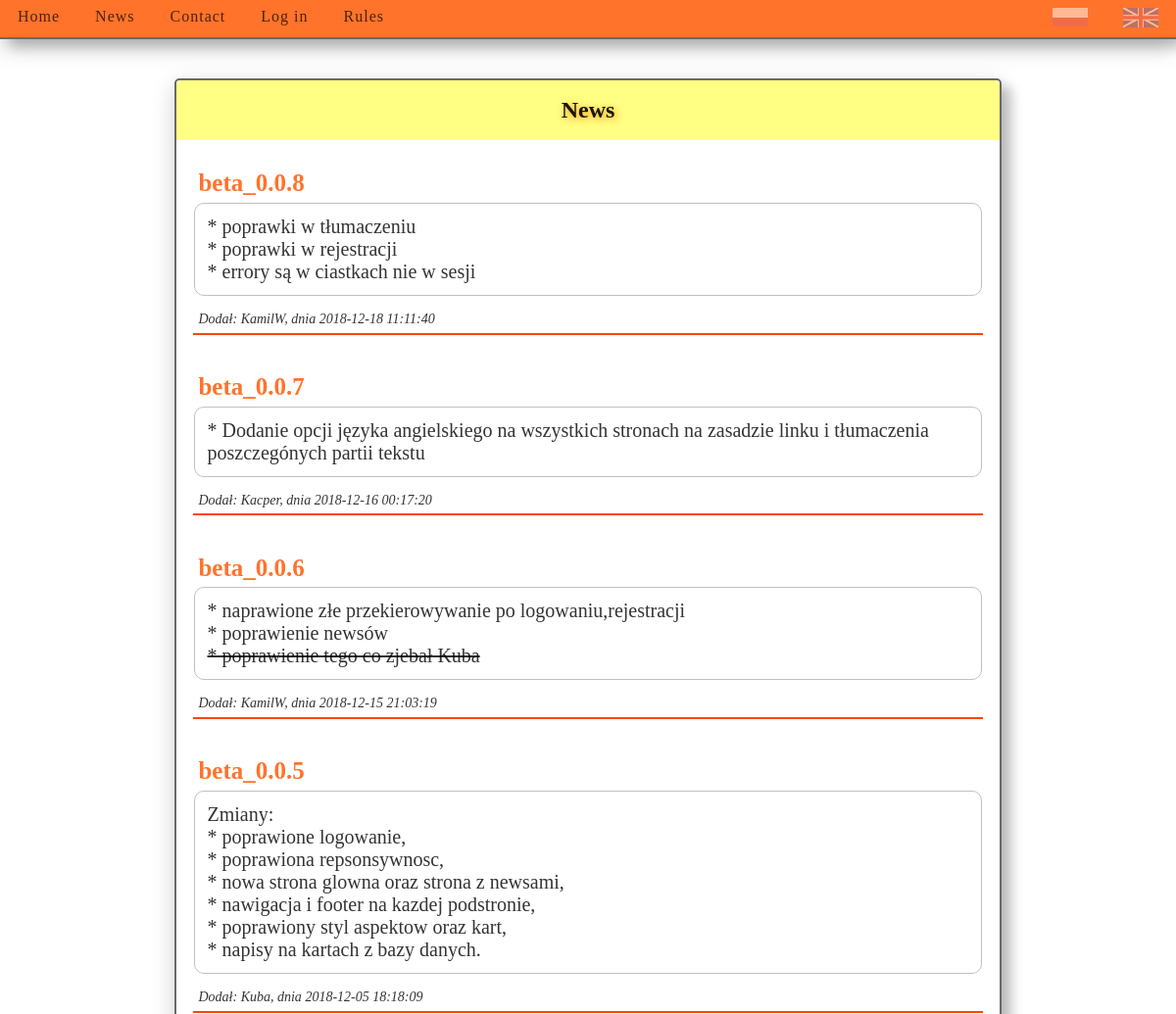
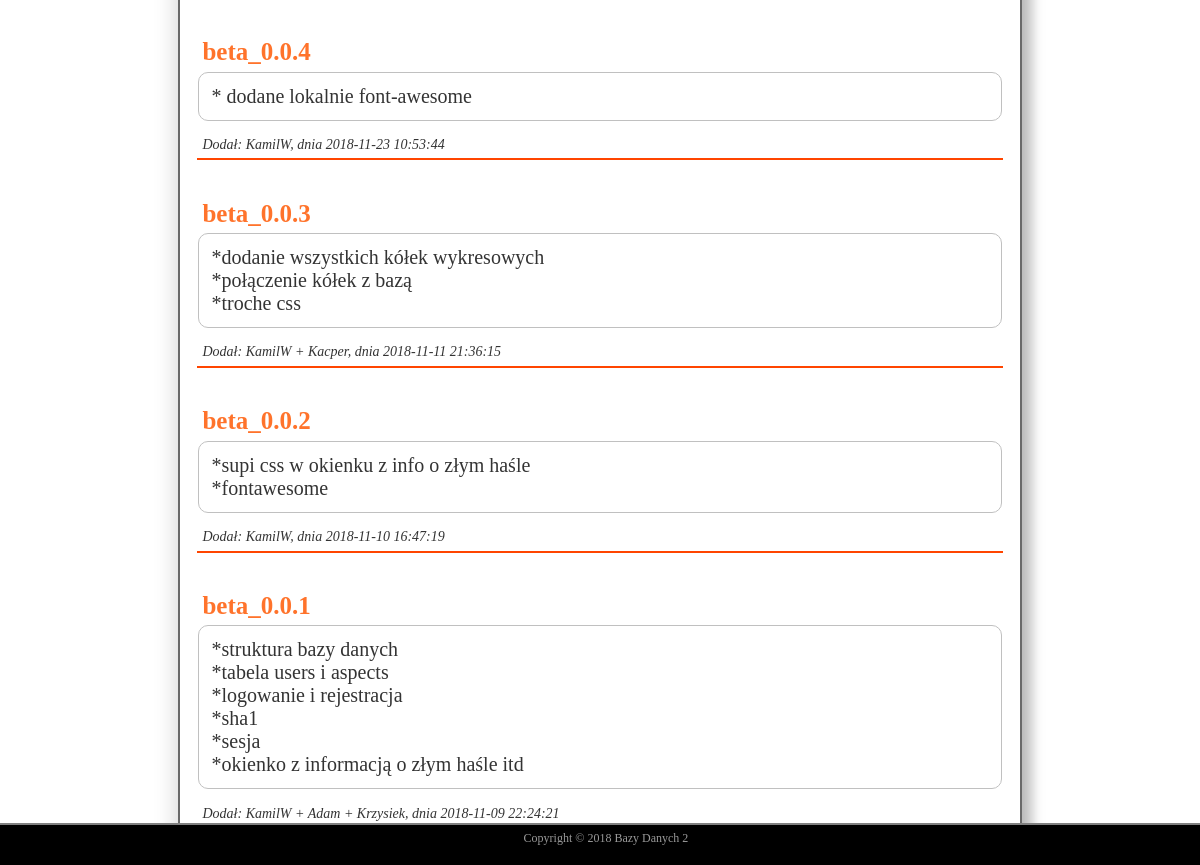
Page /news.php?lang=en on the committed database (2 pictures, top to bottom).
### tables this page shows
CREATE TABLE `news` (
  `n_id` int(11) NOT NULL,
  `title` varchar(200) NOT NULL,
  `text` varchar(1000) NOT NULL,
  `date` datetime NOT NULL,
  `owner` varchar(30) NOT NULL,
  `id` int(11) NOT NULL
);

### languages/en.php (called while the page is built)
<?php
	$lang = array(
        "title11" => "pwrStarGames - Home",
        "title12" => "pwrStarGames - Log in",
        "title" => "pwrStarGames - News",
        "title2" => "Hello, stranger!",
        "title3" => "Let's play!",
		"stronag" => "Home",
		"news" => "News",
		"kontakt" => "Contact",
		"acc" => "Account",
		"wyl" => "Logout",
        "zasady" => "Rules",
        "zal" => "Logged as: ",
        "zal2" => "Log in",
        "niemasz" => "You don't have an account yet?",
        "niemasz2" => "You have not logged in!",
        "dolacz" => "Join the game now!",
        "zal3" => "Register",
        "niemasz1" => "Already have an account?",
        "dolacz1" => "Click to log in",
        "zal4" => "Log in",
        "zal5" => "Log in",
        "pss" => "Password",
        "pss1" => "Forgot password",
        "rej" => "Registration",
        "pss2" => "Retype password",
        "rej2" => "Register",
        "war" => "Fill this field",
        "war2" => "Enter a valid email address",
        "war3" => "Wrong login or password!",
        "war4" => "The password should have 6 or more characters",
        "war5" => "Passwords do not match",
        "war6" => "Enter user name here",
        "war7" => "Enter password Here",
        "war8" => "Enter re-prassword here",
        "zajety" => "Entered password is already used",
        "zajety2" => "Entered nickname is already used",
        "welcome" => "Welcome in students midst",
        "welcome2" => "You have been successfully logged out",
	);
?>

### news.php (the view, shortened to what this page needs)
<?php
   require 'connection.php';
   ?>
<html lang="pl-PL">
   <head>
   </head>
   <body>
      <div class="container">
         <?php
            require('nav.php');
            ?>
         <div class="info bottom-info">
            <h1><?php echo $lang['news'] ?></h1>
            <?php
               $sql = "SELECT * FROM news ORDER BY n_id DESC";
               $query = mysqli_query($conn,$sql);
               $num = mysqli_num_rows($query);
               if ($num > 0) {
				while ($row = mysqli_fetch_assoc($query)) {
               ?>
            <div class="news" id="<?php echo $row['n_id']; ?>">
               <div class="title">
                  <?php echo $row['title']; ?>
               </div>
               <div class="desc">
                  <?php echo $row['text']; ?>
               </div>
               <div class="author">
                  Dodał:
                  <?php
                     echo $row['owner'];
                     ?>, dnia <?php echo $row['date']; ?>
               </div>
            </div>
            <?php
               }
               }
               ?>
         </div>
		 <?php
           require 'footer.php';
		 ?>
      </div>
   </body>
</html>

### news.php (style rules this page uses)
body { min-height: 85vh; text-align: center; background: url('images/dribble-ui-001-bg.jpg') no-repeat center; background-size: cover; background-attachment: fixed; margin: 0; padding: 0; overflow: visible; }
.container { height: 100%; margin: 0; margin-top: 10vh; min-height: 85vh; padding: 0; }
.info { background: rgba(255,255,255,0.9); width: 70%; margin: 0 auto; margin-bottom: 5vh; padding: 0; box-shadow: 10px 8px 12px 0 rgba(0, 0, 0, 0.2), 0 8px 25px 0 rgba(0, 0, 0, 0.19); font-size: 20px; color: rgba(0,0,0,0.8); min-height: 40vh; border: 2px solid dimgray; border-radius: 5px 5px 5px 5px; overflow: hidden; }
.info h1 { color: rgba(0,0,0,0.9); background: rgba(255,255,102,0.8); border-radius: 5px 5px 0 0; width: 100%; margin: 0 auto; margin-bottom: 3%; padding: 2% 0 2% 0; text-shadow: 2px 2px 8px #FF8C00; }
@media screen and (max-width: 1280px) { .info h1 { font-size: 24px; } }
.news { margin: 0.5% 2% 4% 2%; padding: 0.2%; text-align: left; border-bottom: 2px solid orangered; }
.news .title { font-size: 25px; font-weight: bold; color: rgba(255,100,20,0.9); margin-bottom: 0.2%; padding: 0.5%; }
.news .desc { padding: 1.5%; border: 1px solid silver; border-radius: 10px; }
.news .author { font-style: italic; font-size: 14px; margin-top: 1.5%; padding: 0.5%; }
.bottom-info { margin-bottom: 10vh; }

### rows in the picture
news: title "beta_0.0.8", text "* poprawki w tłumaczeniu * poprawki w rejestracji * errory są w ciastkach nie w sesji", owner "KamilW", date "2018-12-18 11:11:40"
news: title "beta_0.0.7", text "* Dodanie opcji języka angielskiego na wszystkich stronach na zasadzie linku i tłumaczenia poszczegónych partii tekstu", owner "Kacper", date "2018-12-16 00:17:20"
news: title "beta_0.0.6", text "* naprawione złe przekierowywanie po logowaniu,rejestracji * poprawienie newsów * poprawienie tego co zjebał Kuba", owner "KamilW", date "2018-12-15 21:03:19"
news: title "beta_0.0.5", text "Zmiany: * poprawione logowanie, * poprawiona repsonsywnosc, * nowa strona glowna oraz strona z newsami, * nawigacja i footer na kazdej podstronie, * poprawiony styl aspektow oraz kart, * napisy na kartach z bazy danych.", owner "Kuba", date "2018-12-05 18:18:09"
news: title "beta_0.0.4", text "* dodane lokalnie font-awesome", owner "KamilW", date "2018-11-23 10:53:44"
news: title "beta_0.0.3", text "*dodanie wszystkich kółek wykresowych *połączenie kółek z bazą *troche css", owner "KamilW + Kacper", date "2018-11-11 21:36:15"
news: title "beta_0.0.2", text "*supi css w okienku z info o złym haśle *fontawesome", owner "KamilW", date "2018-11-10 16:47:19"
news: title "beta_0.0.1", text "*struktura bazy danych *tabela users i aspects *logowanie i rejestracja *sha1 *sesja *okienko z informacją o złym haśle itd", owner "KamilW + Adam + Krzysiek", date "2018-11-09 22:24:21"

### other values in the picture
$lang['stronag'] "Home"
$lang['news'] "News"
$lang['kontakt'] "Contact"
$lang['zal2'] "Log in"
$lang['zasady'] "Rules"
